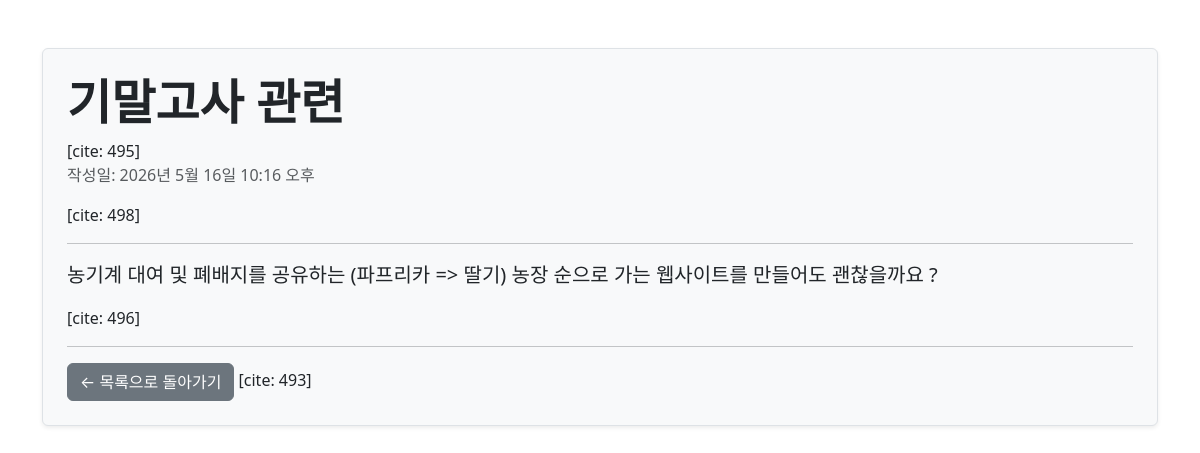
The app's page /blog/2/ with its own data.
### todo/models.py (models this page shows, shortened)
class Post(models.Model):
    title = models.CharField(max_length=30)
    content = models.TextField()
    created_at = models.DateTimeField(auto_now_add=True)
    updated_at = models.DateTimeField(auto_now=True)

### todo/views.py (the view)
# urls.py: path('<int:pk>/', views.single_post_page),
def single_post_page(request, pk):
    post = Post.objects.get(pk=pk)  # 클릭한 게시글 1개 땡겨오기 [cite: 467]
    return render(request, 'todo/post_detail.html', {'post': post})

### todo/templates/todo/post_detail.html (shortened to what this page needs)
<!DOCTYPE html>
<html lang="ko">
<head>
    <link rel="stylesheet" href="https://cdn.jsdelivr.net/npm/bootstrap@5.3.0/dist/css/bootstrap.min.css">
</head>
<body class="container mt-5">
    <div class="border p-4 rounded bg-light shadow-sm">
        <h1 class="display-5 fw-bold">{{ post.title }}</h1> [cite: 495]
        <p class="text-muted">작성일: {{ post.created_at }}</p> [cite: 498]
        <hr>
        <p class="lead" style="white-space: pre-line;">{{ post.content }}</p> [cite: 496]
        <hr>
        <a href="/blog/" class="btn btn-secondary">← 목록으로 돌아가기</a> [cite: 493]
    </div>
</body>
</html>

### records on screen
Post: title "기말고사 관련", created_at "2026년 5월 16일 10:16 오후", content "농기계 대여 및 폐배지를 공유하는 (파프리카 => 딸기) 농장 순으로 가는 웹사이트를 만들어도 괜찮을까요 ?"
